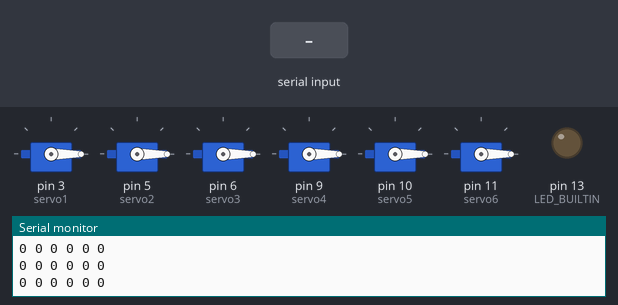
A program run on a simulated Arduino Uno, built with avr-gcc and run on an emulated ATmega328P. Parts: 6 × servo, output pins drawn as LEDs (lit = HIGH), the last lines printed to the serial monitor. The inputs (shaded band) are chosen by the test bench.

Above: at 1.2 s.
1.3 s: "90,45,200\n" received over Serial
At 2.5 s:
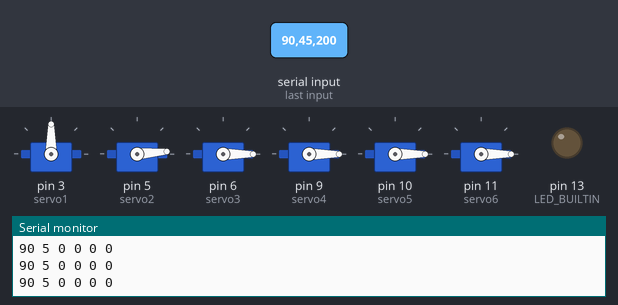
2.8 s: "30,150,10\n" received over Serial
At 3.8 s:
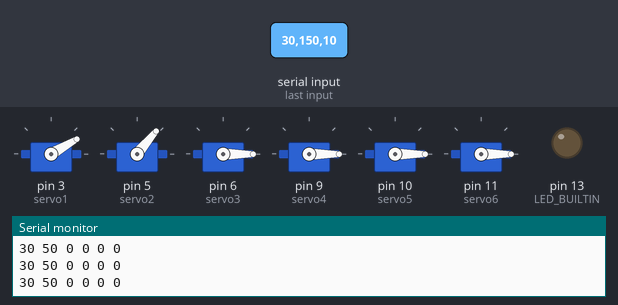
4.3 s: "200\n" received over Serial
At 4.9 s:
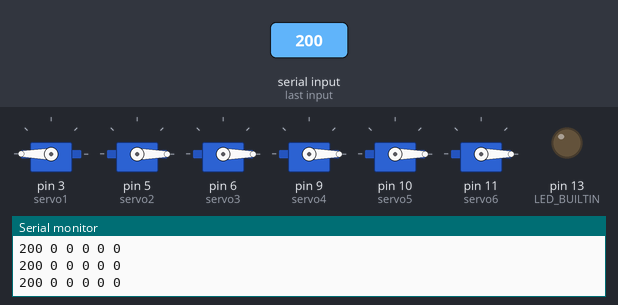
5.8 s: "90,45\n" received over Serial
At 7.1 s:
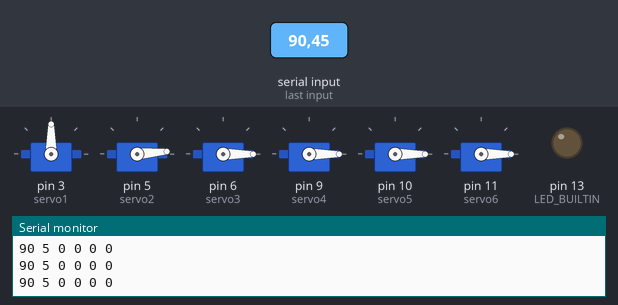
Timing chart, 0 to 8.3 s (numbered marks = the images above; inputs shaded):
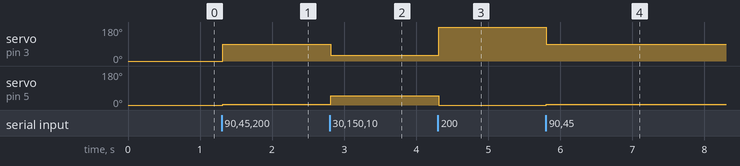

The program:

main.cpp
```cpp
#include <Arduino.h>
#include <Servo.h>


// Create servo objects
Servo servo1;
Servo servo2;
Servo servo3;
Servo servo4;
Servo servo5;
Servo servo6;

void setup() {
  // put your setup code here, to run once:
  pinMode(LED_BUILTIN, OUTPUT);

  Serial.begin(9600);

  // Attach servo objects to pins
  servo1.attach(3);
  servo2.attach(5);
  servo3.attach(6);
  servo4.attach(9);
  servo5.attach(10);
  servo6.attach(11);

}

int inputArray[6];

void loop() {
  // put your main code here, to run repeatedly:

  // Read serial input
  // In the format: "N,N,N,N,N,N"
  // Where N is a number between 0 and 180 with leading zeros
  // Each number represents the angle of a servo

  if (Serial.available()) {
    String line = Serial.readStringUntil('\n');

    // extract motor speeds from string
    inputArray[0] = line.substring(0, 3).toInt();
    inputArray[1] = line.substring(4, 7).toInt();
    inputArray[2] = line.substring(8, 11).toInt();
    inputArray[3] = line.substring(12, 15).toInt();
    inputArray[4] = line.substring(16, 19).toInt();
    inputArray[5] = line.substring(20, 23).toInt();
  }

  // Set servo angles
  servo1.write(inputArray[0]);
  servo2.write(inputArray[1]);
  servo3.write(inputArray[2]);
  servo4.write(inputArray[3]);
  servo5.write(inputArray[4]);
  servo6.write(inputArray[5]);

  Serial.print(inputArray[0]);
  Serial.print(" ");
  Serial.print(inputArray[1]);
  Serial.print(" ");
  Serial.print(inputArray[2]);
  Serial.print(" ");
  Serial.print(inputArray[3]);
  Serial.print(" ");
  Serial.print(inputArray[4]);
  Serial.print(" ");
  Serial.println(inputArray[5]);

}
```

Measured:
- after the input at 1.3 s, servo on pin 3 (servo1): 0° → 90° at once; servo on pin 5 (servo2): 0° → 5° at once
- after the input at 2.8 s, servo on pin 3 (servo1): 90° → 30° at once; servo on pin 5 (servo2): 5° → 50° at once
- after the input at 4.3 s, servo on pin 3 (servo1): 30° → 180° at once; servo on pin 5 (servo2): 50° → 0° at once
- after the input at 5.8 s, servo on pin 3 (servo1): 180° → 90° at once; servo on pin 5 (servo2): 0° → 5° at once
